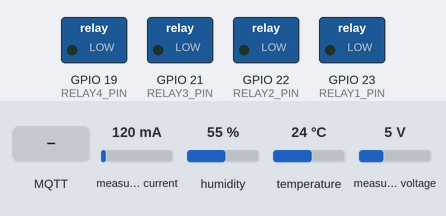
Simulated run of this program. Board: ESP32. Parts: switched loads named in the program (green lamp = pin HIGH). Inputs (shaded band) come from the test bench; at power-on: measured current 120 mA, humidity 55 %, temperature 24 °C, measured voltage 5 V. WiFi joins after 1.5 s; servers stay silent unless stated; no MQTT or app messages arrive unless stated; what the program prints to the serial monitor is not drawn.

Above: at 2.7 s.
2.8 s: MQTT message "RELAY1_ON" arrives on the first subscribed topic
At 3.3 s:
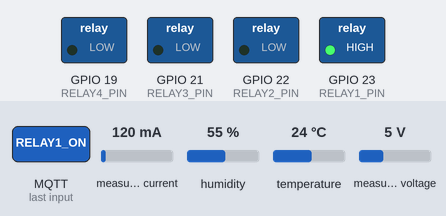
4.3 s: MQTT message "RELAY2_ON" arrives on the first subscribed topic
At 5.5 s:
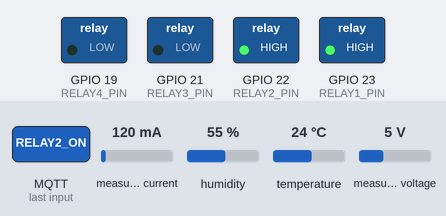
5.8 s: MQTT message "RELAY1_OFF" arrives on the first subscribed topic
At 6.8 s:
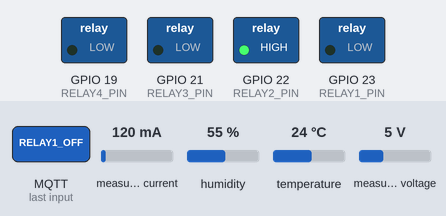
7.3 s: MQTT message "RELAY3_ON" arrives on the first subscribed topic
At 8.0 s:
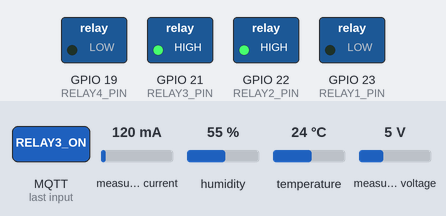
8.8 s: MQTT message "RELAY2_OFF" arrives on the first subscribed topic
At 9.1 s:
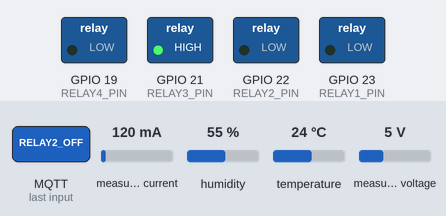
10.3 s: MQTT message "RELAY4_ON" arrives on the first subscribed topic
At 11.5 s:
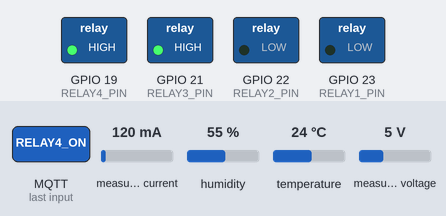
Timing chart, 0 to 12.8 s (numbered marks = the images above; inputs shaded):
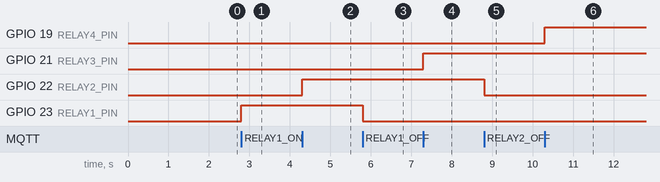

Measured:
- after the input at 2.8 s, GPIO 23 (RELAY1_PIN): LOW → HIGH at once
- after the input at 4.3 s, GPIO 22 (RELAY2_PIN): LOW → HIGH at once
- after the input at 5.8 s, GPIO 23 (RELAY1_PIN): HIGH → LOW at once
- after the input at 7.3 s, GPIO 21 (RELAY3_PIN): LOW → HIGH at once
- after the input at 8.8 s, GPIO 22 (RELAY2_PIN): HIGH → LOW at once
- after the input at 10.3 s, GPIO 19 (RELAY4_PIN): LOW → HIGH at once

The program:

main.cpp
```cpp
#include <Arduino.h>
#include <WiFi.h>
#include <MQTT.h>
#include <PZEM004Tv30.h>
#include <ArduinoJson.h>
#include <DHT.h>
#include <DHT_U.h>

//========= Konfigurasi WiFi ============
const char *SSID = "xxxx";  // Nama jaringan WiFi
const char *PASS = "xxxxx"; // Password WiFi

//========= MQTT Config ============
const char *MQTT_SERVER = "xxxx";
const char *MQTT_STATUS = "xxxxxxx"; // name_location/name_device/lwt
const char *MQTT_RELAY = "xxxxx";    // name_location/name_device/relay
const char *MQTT_SENSOR = "xxxxx";   // name_location/name_device/sensor
const char *WILL_MESSAGE = "Offline";

const char *MQTT_CLIENT_ID = "xxxx";  // create client id unique
const char *MQTT_USERNAME = "xxxxxx"; // user mqtt
const char *MQTT_PASSWORD = "xxxxxx"; // pass mqtt

String siteLocation = "name_site_location"; // sesuaikan posisi lokasi pemasangan end device

WiFiClient espClient;
MQTTClient client;

// Setup PZEM-004T v3.0
#if defined(ESP32)
PZEM004Tv30 pzem(Serial2, 16, 17);
#else
PZEM004Tv30 pzem(Serial2);
#endif

// Setup DHT
#define DHTPIN 4      // Pin where the DHT sensor is connected
#define DHTTYPE DHT22 // DHT 22 (AM2302)
DHT dht(DHTPIN, DHTTYPE);

// Setup Relay
#define RELAY1_PIN 23
#define RELAY2_PIN 22
#define RELAY3_PIN 21
#define RELAY4_PIN 19

void setup_wifi()
{
  WiFi.mode(WIFI_STA);
  WiFi.begin(SSID, PASS);
  Serial.print("Connecting");
  while (WiFi.status() != WL_CONNECTED)
  {
    Serial.print(".");
    delay(250);
  }
  while (WiFi.waitForConnectResult() != WL_CONNECTED)
  {
    Serial.println("Connection Failed!");
    delay(5000);
    ESP.restart();
  }
  Serial.println("");
  Serial.print("Connected to ");
  Serial.println(SSID);
  Serial.print("IP address: ");
  Serial.println(WiFi.localIP());
  Serial.print("MAC Address:  ");
  Serial.println(WiFi.macAddress());
  WiFi.setAutoReconnect(true);
  WiFi.persistent(true);
}

void connectToMqtt()
{
  Serial.print("Connecting to MQTT...");
  while (!client.connect(MQTT_CLIENT_ID, MQTT_USERNAME, MQTT_PASSWORD))
  {
    Serial.print(".");
    delay(1000);
  }
  client.subscribe(MQTT_RELAY);
  Serial.println("\nConnected to MQTT!");
  client.publish(MQTT_STATUS, "Online", true, 1);
}

void sendSensorData()
{
  // Membaca data dari PZEM-004T v3.0
  float voltage = pzem.voltage();
  float current = pzem.current();
  float power = pzem.power();
  float energy = pzem.energy();
  float pf = pzem.pf();
  float frequency = pzem.frequency();

  // Cek apakah pembacaan berhasil
  if (voltage < 0 || current < 0 || power < 0 || energy < 0 || pf < 0 || frequency < 0)
  {
    Serial.println("Failed to read from PZEM-004T!");
    return; // Keluar dari fungsi jika pembacaan gagal
  }

  // Membaca data dari DHT
  float humidity = dht.readHumidity();
  float temperature = dht.readTemperature();

  // Cek apakah pembacaan DHT berhasil
  if (isnan(humidity) || isnan(temperature))
  {
    Serial.println("Failed to read from DHT sensor!");
    return; // Keluar dari fungsi jika pembacaan gagal
  }

  // Membuat objek JSON
  StaticJsonDocument<256> jsonDoc;
  jsonDoc["voltage"] = voltage;
  jsonDoc["current"] = current;
  jsonDoc["power"] = power;
  jsonDoc["energy"] = energy;
  jsonDoc["pf"] = pf;
  jsonDoc["frequency"] = frequency;
  jsonDoc["temperature"] = temperature;
  jsonDoc["humidity"] = humidity;
  jsonDoc["location"] = siteLocation;

  // Menyusun JSON menjadi string
  char buffer[256];
  size_t n = serializeJson(jsonDoc, buffer);

  // Mengirim data JSON ke MQTT
  client.publish(MQTT_SENSOR, buffer, n);
  Serial.println("Sensor data sent: ");
  Serial.println(buffer);
}

void controlRelay(String topic, String message)
{
  if (topic == MQTT_RELAY)
  {
    if (message == "RELAY1_ON")
    {
      digitalWrite(RELAY1_PIN, HIGH);
      Serial.println("Relay 1 ON");
    }
    else if (message == "RELAY1_OFF")
    {
      digitalWrite(RELAY1_PIN, LOW);
      Serial.println("Relay 1 OFF");
    }
    else if (message == "RELAY2_ON")
    {
      digitalWrite(RELAY2_PIN, HIGH);
      Serial.println("Relay 2 ON");
    }
    else if (message == "RELAY2_OFF")
    {
      digitalWrite(RELAY2_PIN, LOW);
      Serial.println("Relay 2 OFF");
    }
    else if (message == "RELAY3_ON")
    {
      digitalWrite(RELAY3_PIN, HIGH);
      Serial.println("Relay 3 ON");
    }
    else if (message == "RELAY3_OFF")
    {
      digitalWrite(RELAY3_PIN, LOW);
      Serial.println("Relay 3 OFF");
    }
    else if (message == "RELAY4_ON")
    {
      digitalWrite(RELAY4_PIN, HIGH);
      Serial.println("Relay 4 ON");
    }
    else if (message == "RELAY4_OFF")
    {
      digitalWrite(RELAY4_PIN, LOW);
      Serial.println("Relay 4 OFF");
    }
  }
}

void messageReceived(String &topic, String &payload)
{
  Serial.println("Message received on topic: " + topic + " - " + payload);
  controlRelay(topic, payload);
}

void setup()
{
  Serial.begin(115200);
  setup_wifi();
  client.begin(MQTT_SERVER, 1883, espClient);
  client.setWill(MQTT_STATUS, WILL_MESSAGE, true, 1);
  client.onMessage(messageReceived);
  connectToMqtt();

  // Inisialisasi DHT
  dht.begin();

  // Inisialisasi Relay
  pinMode(RELAY1_PIN, OUTPUT);
  pinMode(RELAY2_PIN, OUTPUT);
  pinMode(RELAY3_PIN, OUTPUT);
  pinMode(RELAY4_PIN, OUTPUT);
  digitalWrite(RELAY1_PIN, LOW);
  digitalWrite(RELAY2_PIN, LOW);
  digitalWrite(RELAY3_PIN, LOW);
  digitalWrite(RELAY4_PIN, LOW);
}

void loop()
{
  if (!client.connected())
  {
    connectToMqtt();
  }
  client.loop();

  // Send sensor data every 5 seconds
  static unsigned long lastSendTime = 0;
  if (millis() - lastSendTime > 5000)
  {
    lastSendTime = millis();
    sendSensorData();
  }
}
```
